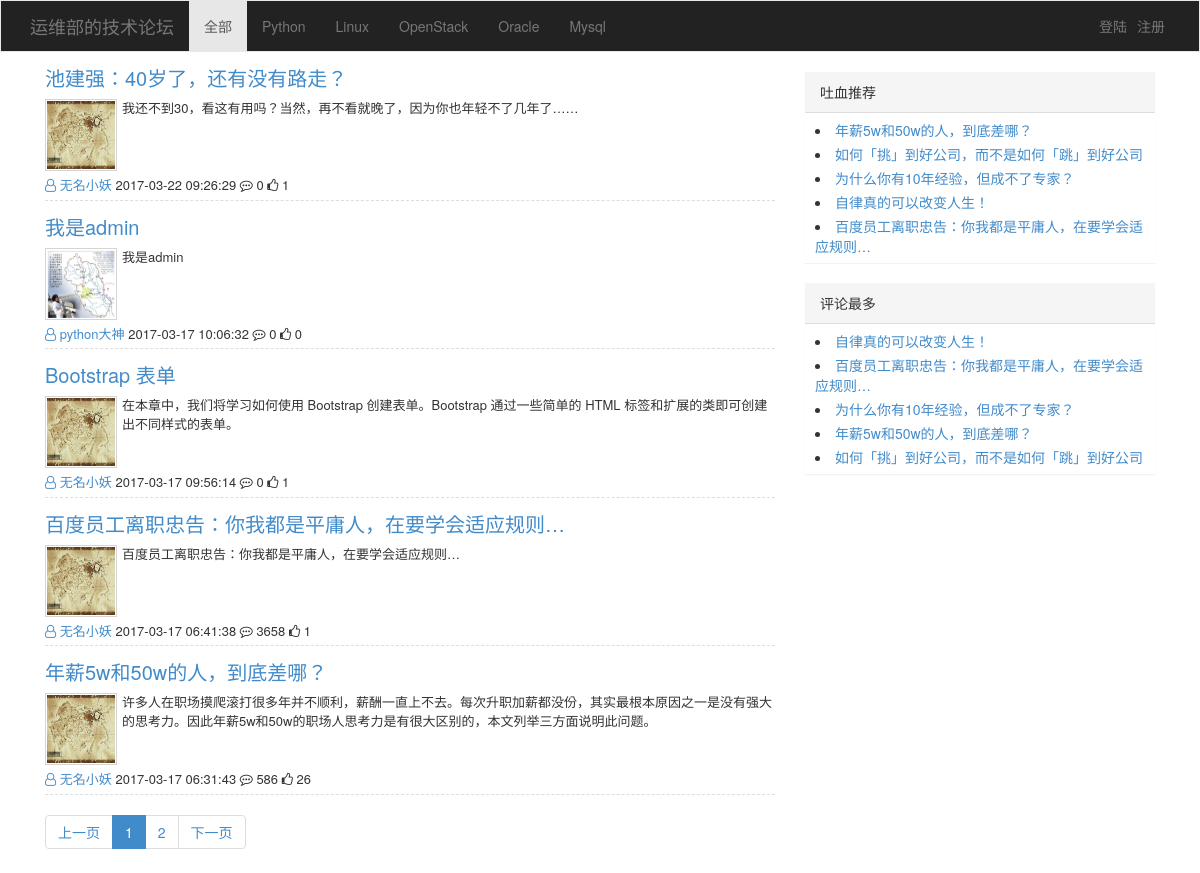
Page /mainbbs/bbs_index.html on the committed database.
### mainmodels/models.py (models this page shows)
class Article(models.Model):
    nid = models.BigAutoField(primary_key=True)
    title = models.CharField(verbose_name='文章标题', max_length=128)
    summary = models.CharField(verbose_name='文章简介', max_length=255)
    read_count = models.IntegerField(default=0)
    comment_count = models.IntegerField(default=0)
    up_count = models.IntegerField(default=0)
    down_count = models.IntegerField(default=0)
    create_time = models.DateTimeField(verbose_name='创建时间', auto_now_add=True)
    blog = models.ForeignKey(verbose_name='所属博客', to='Blog', to_field='nid')
    category = models.ForeignKey(verbose_name='文章类型', to='Category', to_field='nid', null=True)
    tag = models.ForeignKey(verbose_name='标签类型', to='Tag', to_field='nid', null=True)
    type_choices = [
        (1, "Python"),
        (2, "Linux"),
        (3, "OpenStack"),
        (4, "Oracle"),
        (5, "Mysql"),
    ]
    article_type_id = models.IntegerField(choices=type_choices, default=None)

### mainbbs/views.py (the view, shortened to what this page needs)
# urls.py: url(r'^all/(?P<article_type_id>\d+).html$', index, name='index'),
def index(request, *args, **kwargs):
    article_type_list = Article.type_choices
    if kwargs:
        article_type_id = int(kwargs['article_type_id'])
        sql = """select a.title,a.summary,a.up_count,a.comment_count,c.nickname,c.username,a.read_count,a.nid,
                 strftime("%Y-%m-%d %H:%M:%S",a.create_time) as ctime, b.user_id, b.site from mainmodels_article a,
                 mainmodels_blog b, mainmodels_userinfo c where a.blog_id=b.nid and b.user_id=c.nid  and
                 a.article_type_id={} order by a.nid desc""".format(article_type_id)
        base_url = reverse('index', kwargs=kwargs)
        data_count = Article.objects.filter(article_type_id=article_type_id).count()
    else:
        sql = """select a.title,a.summary,a.up_count,a.comment_count,c.nickname,c.username,a.read_count,a.nid,
                 strftime("%Y-%m-%d %H:%M:%S",a.create_time) as ctime, b.user_id, b.site from mainmodels_article a,
                 mainmodels_blog b, mainmodels_userinfo c where a.blog_id=b.nid and b.user_id=c.nid
                 order by a.nid desc"""
        article_type_id = None
        base_url = '/mainbbs/bbs_index.html'
        data_count = Article.objects.all().count()
    page_obj = Pagination(request.GET.get('p'), data_count)
    sql_ret = exc_sql(sql)
    article_list = sql_ret[page_obj.start:page_obj.end]
    page_str = page_obj.page_str(base_url)
    pinglun = """select a.nid,a.title,c.username from mainmodels_article a, mainmodels_blog b, mainmodels_userinfo c
                 where a.blog_id = b.nid   and b.user_id = c.nid order by a.comment_count desc limit 5"""
    ping_lun = exc_sql(pinglun)
    tuijian = """select a.nid,a.title,c.username  from mainmodels_article a, mainmodels_blog b, mainmodels_userinfo c
                  where a.blog_id = b.nid   and b.user_id = c.nid order by a.read_count desc limit 5"""
    tui_jian = exc_sql(tuijian)
    return render(
        request,
        'bbs_index.html',
        {
            'article_list': article_list,
            'article_type_id': article_type_id,
            'article_type_list': article_type_list,
            'page_str': page_str,
            'ping_lun': ping_lun,
            'tui_jian': tui_jian,
        }
    )

### utils/excsql.py (called while the page is built)
def exc_sql(sql):
    cursor = connection.cursor()
    cursor.execute(sql)
    result = cursor.fetchall()
    return result

### utils/pagination.py (called while the page is built)
    @property
    def start(self):
        return (self.current_page - 1) * self.per_page_count

    @property
    def end(self):
        return self.current_page * self.per_page_count

    @property
    def total_count(self):
        v, y = divmod(self.data_count, self.per_page_count)
        if y:
            v += 1
        return v

### templates/bbs_index.html (shortened to what this page needs)
<!DOCTYPE html>
<html>
<head lang="en">
    <link rel="stylesheet" href="/static/plugins/bootstrap/css/bootstrap.css"/>
    <link rel="stylesheet" href="/static/plugins/font-awesome/css/font-awesome.css"/>
    <link rel="stylesheet" href="/static/css/edmure.css"/>
    <link rel="stylesheet" href="/static/css/commons.css"/>
    <link rel="stylesheet" href="/static/css/row-avatar.css"/>
</head>
<body>
{% include 'include/header.html' %}
    <div class="container">
        <div>
            <div class="col-md-8">
                <div class="article-list">
                    {% for row in article_list %}
                        <div class="article-item clearfix">
                            <h3><a href="/mainblog/{{ row.5 }}/{{ row.7 }}.html">{{ row.0 }}</a></h3>
                            <div class="clearfix">
                                <a class="avatar left" href="#">
                                    <img src="/static/imgs/avatar/{{ row.5 }}.png">
                                </a>
                                {{ row.1 }}
                            </div>
                            <div class="footers">
                                <a href="/mainblog/blog_{{ row.5 }}.html">
                                    <i class="fa fa-user-o" aria-hidden="true"></i>
                                    <span>{{ row.4 }}</span>
                                </a>
                                <span>{{ row.8 }}</span>
                                {% if request.session.user_info.nid %}
                                    <a href="/mainblog/{{ row.10 }}/{{ row.7 }}.html" class="ele">
                                        <i class="fa fa-commenting-o" aria-hidden="true"></i>
                                        <span>{{ row.3 }}</span>
                                    </a>
                                {% else %}
                                    <span>
                                        <i class="fa fa-commenting-o" aria-hidden="true"></i>
                                        <span>{{ row.3 }}</span>
                                    </span>
                                {% endif %}
                                {% if request.session.user_info.nid %}
                                    <a name="up" class="{{ row.9 }} {{ row.7 }}">
                                        <i class="fa fa-thumbs-o-up" aria-hidden="true"></i>
                                        <span>{{ row.2 }}</span>
                                    </a>
                                {% else %}
                                    <span>
                                        <i class="fa fa-thumbs-o-up" aria-hidden="true"></i>
                                        <span>{{ row.2 }}</span>
                                    </span>
                                {% endif %}
                            </div>
                        </div>
                    {% endfor %}
                </div>
                <div class="clearfix">
                    <ul class="pagination">
                        {{ page_str }}
                    </ul>
                </div>
            </div>
            <div class="col-md-4">
                <div class="panel panel-default hot-recommend">
                    <div class="panel-heading">吐血推荐</div>
                    <div class="panel-body">
                        {% for item in tui_jian %}
                            <li><a href="/mainblog/{{ item.2 }}/{{ item.0 }}.html">{{ item.1 }}</a></li>
                        {% endfor %}
                    </div>
                </div>
                <div class="panel panel-default hot-comment">
                    <div class="panel-heading">评论最多</div>
                    <div class="panel-body">
                        {% for item in ping_lun %}
                            <li><a href="/mainblog/{{ item.2 }}/{{ item.0 }}.html">{{ item.1 }}</a></li>
                        {% endfor %}
                    </div>
                </div>
            </div>
        </div>
    </div>
</body>
</html>

### templates/include/header.html (shortened to what this page needs)
<nav class="navbar navbar-default" role="navigation" style="background-color: #222">
    <div class="container">
        <div class="navbar-header">
            <a class="navbar-brand" href="#">运维部的技术论坛</a>
        </div>
        <div class="collapse navbar-collapse" id="bs-example-navbar-collapse-1">
            <ul class="nav navbar-nav">
                {% if not article_type_id %}
                    <li class="active"><a href="/mainbbs/bbs_index.html">全部</a></li>
                    {% else %}
                    <li><a href="/mainbbs/bbs_index.html">全部</a></li>
                {% endif %}
                {% for item in article_type_list %}
                    {% if item.0 == article_type_id %}
                        <li class="active"><a href="/mainbbs/all/{{ item.0 }}.html">{{ item.1 }}</a></li>
                    {% else %}
                        <li><a href="/mainbbs/all/{{ item.0 }}.html">{{ item.1 }}</a></li>
                    {% endif %}
                {% endfor %}
            </ul>
            <ul class="nav navbar-nav navbar-right ">
                {% if request.session.user_info %}
                    <li>
                        <a href="/mainbbs/bbs_index.html">{{ request.session.user_info.nickname }}</a>
                    </li>
                    {% if  request.session.user_info.blog__site %}
                        <li><a style="padding-left: 0;padding-right: 0;">·</a></li>
                        <li>
                            <a href="/mainblog/blog_{{ request.session.user_info.blog__site }}.html">我的博客</a>
                        </li>
                    {% endif %}
                    <li><a style="padding-left: 0;padding-right: 0;">·</a></li>
                    <li><a href="/mainadmin/admin_index.html">管理</a></li>
                    <li><a style="padding-left: 0;padding-right: 0;">|</a></li>
                    <li><a href="/logout/">退出</a></li>
                    <li><a href="/mainblog/blog_{{ request.session.user_info.blog__site }}.html">欢迎{{ request.session.user_info.nickname }}</a></li>
                {% else %}
                    <li><a href="/login/">登陆</a></li>
                    <li><a href="/register/">注册</a></li>
                {% endif %}
            </ul>
        </div>
    </div>
</nav>

### static/css/edmure.css (style rules this page uses)
.navbar { border-radius: 0; margin-bottom: 0; }
@media (min-width: 768px) { .container { width: 750px; } }
@media (min-width: 992px) { .container { width: 970px; } }
@media (min-width: 1200px) { .container { width: 1170px; } }
.hot-recommend, .hot-comment { border-radius: 0; border: 0; margin-top: 20px; }
.hot-recommend .panel-heading, .hot-comment .panel-heading { border-radius: 0; }
.hot-recommend .panel-body, .hot-comment .panel-body { padding: 5px 10px; }
.hot-recommend li, .hot-comment li { padding: 2px 0; }
.navbar-right li a { padding-left: 5px; padding-right: 5px; }

### static/css/commons.css (style rules this page uses)
img { border: 0; }
.left { float: left; }

### static/css/row-avatar.css (style rules this page uses)
.article-item { font-size: 13px; border-bottom: 1px dashed #dddddd; padding: 5px 0; }
.article-item h3 { margin-top: 10px; font-size: 20px; }
.article-item .avatar { border: 1px solid #d5d5d5;margin-right: 5px; }
.article-item .avatar img { width: 70px;height: 70px;padding: 1px; }
.article-item .footers { padding: 5px 0 0 0; }

### rows in the picture
Article: title "池建强：40岁了，还有没有路走？", summary "我还不到30，看这有用吗？当然，再不看就晚了，因为你也年轻不了几年了……", row "无名小妖", create_time "2017-03-22 09:26:29", row "0", up_count "1"
Article: row "我是admin", shows a picture, row "python大神", create_time "2017-03-17 10:06:32", row "0"
Article: title "Bootstrap 表单", summary "在本章中，我们将学习如何使用 Bootstrap 创建表单。Bootstrap 通过一些简单的 HTML 标签和扩展的类即可创建出不同样式的表单。", row "无名小妖", create_time "2017-03-17 09:56:14", row "0", up_count "1"
Article: row "百度员工离职忠告：你我都是平庸人，在要学会适应规则…", row "无名小妖", create_time "2017-03-17 06:41:38", comment_count "3658", up_count "1", item "百度员工离职忠告：你我都是平庸人，在要学会适应规则…"
Article: title "年薪5w和50w的人，到底差哪？", summary "许多人在职场摸爬滚打很多年并不顺利，薪酬一直上不去。每次升职加薪都没份，其实最根本原因之一是没有强大的思考力。因此年薪5w和50w的职场人思考力是有很大区别的，本文列举三方面说明此问题。", row "无名小妖", create_time "2017-03-17 06:31:43", comment_count "586", up_count "26"
Article: title "如何「挑」到好公司，而不是如何「跳」到好公司"
Article: title "为什么你有10年经验，但成不了专家？"
Article: title "自律真的可以改变人生！"

### other values in the picture
{{ item.1 }} "Python" "Linux" "OpenStack" "Oracle" "Mysql"
{{ page_str }} "上一页 1 2 下一页"
